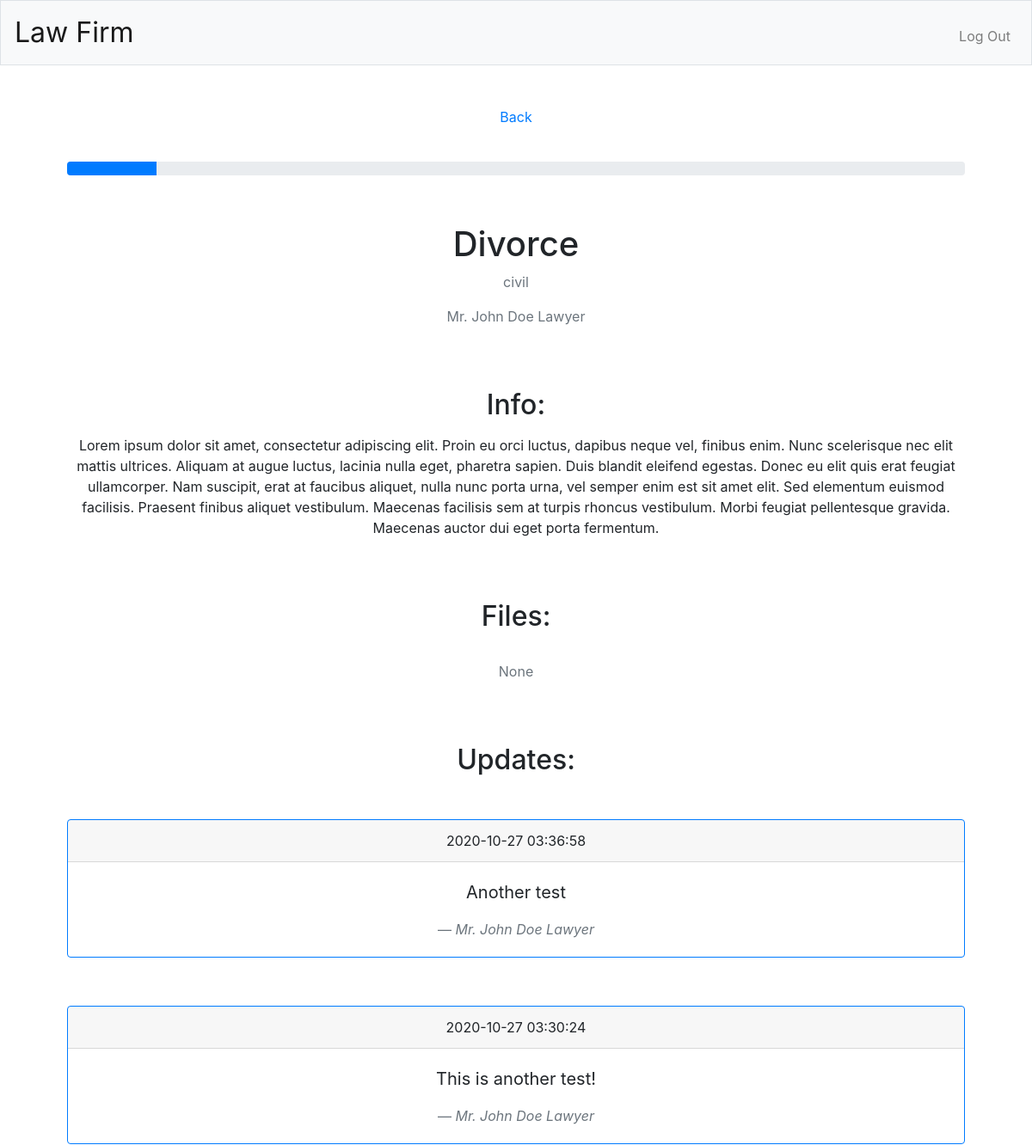
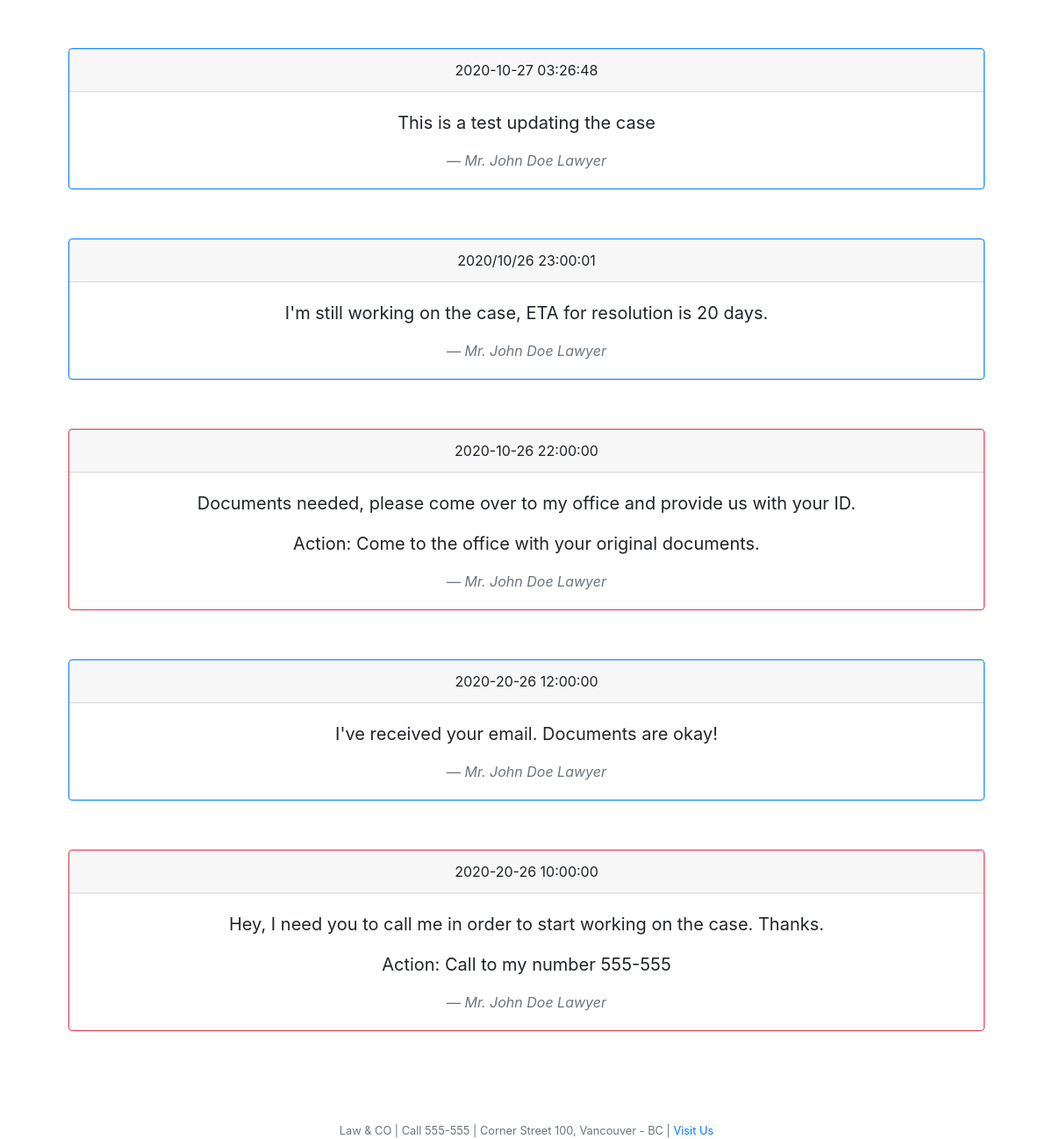
The app's page /caseinfo?id=1 (signed in) with its own data (2 pictures, top to bottom).
### tables this page shows
CREATE TABLE cases ('id' INTEGER PRIMARY KEY AUTOINCREMENT NOT NULL, 'user_id' NUMERIC NOT NULL, 'owner_id' NUMERIC NOT NULL, 'name' TEXT NOT NULL, 'area' TEXT NOT NULL, 'update' DATETIME NOT NULL, 'progress' NUMERIC NOT NULL);

CREATE TABLE users ('id' INTEGER PRIMARY KEY AUTOINCREMENT NOT NULL, 'username' TEXT NOT NULL, 'hash' TEXT NOT NULL, 'name' TEXT NOT NULL);

CREATE TABLE updates ('id' INTEGER PRIMARY KEY AUTOINCREMENT NOT NULL, 'content' TEXT NOT NULL, 'case_id' NUMERIC NOT NULL, 'time' DATETIME NOT NULL, 'action' TEXT NOT NULL);

### application.py (the view)
@app.route("/caseinfo")
@login_required
def caseinfo():
    doc_id = request.args.get("id")
    if not doc_id:
        return apology("Page not found", 404)
    ownership = db.execute("SELECT user_id, owner_id FROM cases WHERE id = :doc_id", doc_id=doc_id)
    if not ownership:
        return apology("Page not found", 404)
    if ownership[0]['user_id'] != session["user_id"]:
        return apology("Permission denied", 403)
    data = db.execute("SELECT * FROM cases where id = :doc_id", doc_id=doc_id)
    updates = db.execute("SELECT * FROM updates WHERE case_id = :doc_id ORDER BY id DESC", doc_id=doc_id)
    lawyer = db.execute("SELECT name FROM users WHERE id = (SELECT owner_id FROM cases WHERE id = :case_id)", case_id = doc_id)
    return render_template("caseinfo.html", data=data, updates=updates, lawyer=lawyer)

### application.py (called while the page is built)
@app.after_request
def after_request(response):
    response.headers["Cache-Control"] = "no-cache, no-store, must-revalidate"
    response.headers["Expires"] = 0
    response.headers["Pragma"] = "no-cache"
    return response

### helpers.py (called while the page is built)
def login_required(f):
    @wraps(f)
    def decorated_function(*args, **kwargs):
        if session.get("user_id") is None:
            return redirect("/login")
        return f(*args, **kwargs)
    return decorated_function

### templates/caseinfo.html (shortened to what this page needs)
{% extends "layout.html" %}
{% block main %}
    <a href='/'>Back</a>
    <p></br></p>
    <div class="progress">
      <div class="progress-bar" role="progressbar" style="width: {{ data[0]['progress'] }}%" aria-valuenow="{{ data[0]['progress'] }}" aria-valuemin="0" aria-valuemax="100"></div>
    </div>
    <h1></br></h1>
    <h1> {{ data[0]['name'] }}</h1>
    <p class="text-muted"> {{ data[0]['area'] }}</p>
    <p class="text-muted"> {{ lawyer[0]['name'] }}</p>
    <h1></br></h1>
    <h2>Info:</h2>
    <p>Lorem ipsum dolor sit amet, consectetur adipiscing elit. Proin eu orci luctus, dapibus neque vel, finibus enim. Nunc scelerisque nec elit mattis ultrices. Aliquam at augue luctus, lacinia nulla eget, pharetra sapien. Duis blandit eleifend egestas. Donec eu elit quis erat feugiat ullamcorper. Nam suscipit, erat at faucibus aliquet, nulla nunc porta urna, vel semper enim est sit amet elit. Sed elementum euismod facilisis. Praesent finibus aliquet vestibulum. Maecenas facilisis sem at turpis rhoncus vestibulum. Morbi feugiat pellentesque gravida. Maecenas auctor dui eget porta fermentum. </p>
    <h1></br></h1>
    <h2>Files:</h2>
    <p class="text-muted">None</p>
    <h1></br></h1>
    <h2>Updates:</h2>
    <h3></br></h3>
    {% for update in updates %}
      <div class="
      {% if update['action'] != 'no' %}
      card border-danger mb-3
      {% else %}
      card border-primary mb-3
      {% endif %}
      ">
        <div class="card-header">
          {{ update['time'] }}
        </div>
        <div class="card-body">
          <blockquote class="blockquote mb-0">
            <p>{{ update['content'] }}</p>
            {% if update['action'] != 'no' %}
            <p>Action: {{ update['action'] }}</p>
            {% endif %}
            <footer class="blockquote-footer"><cite title="Sent by ">{{ lawyer[0]['name'] }}</cite></footer>
          </blockquote>
        </div>
      </div>
      <p></br></p>
    {% endfor %}
{% endblock %}

### records on screen
cases: name "Divorce", area "civil"
users: name "Mr. John Doe Lawyer"
updates: time "2020-10-27 03:36:58", content "Another test"
updates: time "2020-10-27 03:30:24", content "This is another test!"
updates: time "2020-10-27 03:26:48", content "This is a test updating the case"
updates: time "2020/10/26 23:00:01", content "I'm still working on the case, ETA for resolution is 20 days."
updates: time "2020-10-26 22:00:00", content "Documents needed, please come over to my office and provide us with your ID.", action "Come to the office with your original documents."
updates: time "2020-20-26 12:00:00", content "I've received your email. Documents are okay!"
updates: time "2020-20-26 10:00:00", content "Hey, I need you to call me in order to start working on the case. Thanks.", action "Call to my number 555-555"
